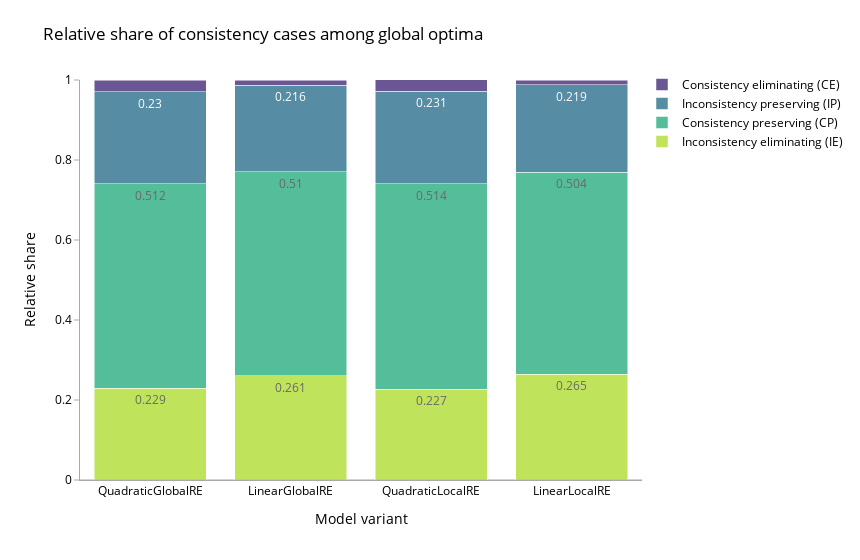
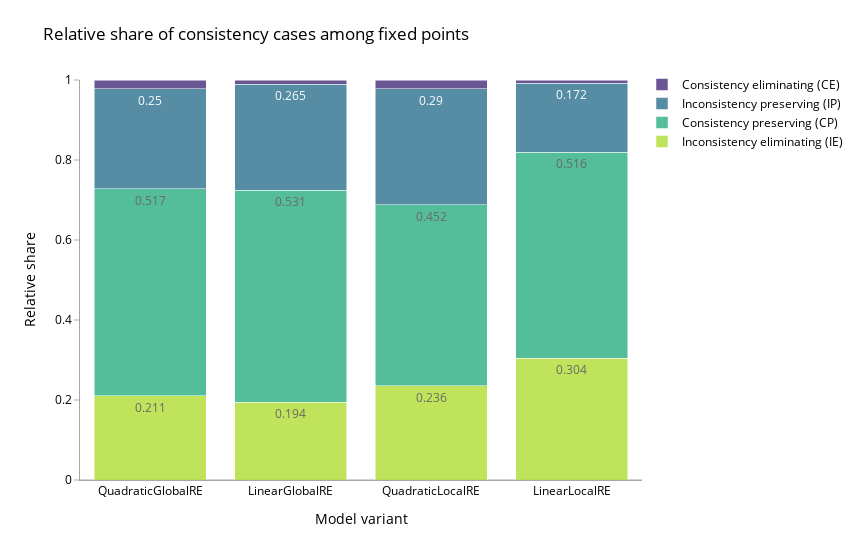

The notebook cell saved with these charts, in order:
### Code cell
barplot(go_result_df, "go")
barplot(fp_result_df, "fp")

### Figure 1 — Plotly figure (JSON) as saved in the notebook; plotly's stock layout.template omitted (floating-point values rounded to 4 significant figures)
{"data": [{"alignmentgroup": "True", "hovertemplate": "variable=rel_go_inconsistency_eliminating_case<br>model_name=%{x}<br>value=%{y}<extra></extra>", "legendgroup": "rel_go_inconsistency_eliminating_case", "marker": {"color": "#b0dd31", "pattern": {"shape": ""}}, "name": "Inconsistency eliminating (IE)", "offsetgroup": "rel_go_inconsistency_eliminating_case", "opacity": 0.8, "orientation": "v", "showlegend": true, "textposition": "auto", "texttemplate": "%{y}", "type": "bar", "x": ["QuadraticGlobalRE", "LinearGlobalRE", "QuadraticLocalRE", "LinearLocalRE"], "xaxis": "x", "y": [0.229, 0.261, 0.227, 0.265], "yaxis": "y"}, {"alignmentgroup": "True", "hovertemplate": "variable=rel_go_consistency_preserving_case<br>model_name=%{x}<br>value=%{y}<extra></extra>", "legendgroup": "rel_go_consistency_preserving_case", "marker": {"color": "#29ae80", "pattern": {"shape": ""}}, "name": "Consistency preserving (CP)", "offsetgroup": "rel_go_consistency_preserving_case", "opacity": 0.8, "orientation": "v", "showlegend": true, "textposition": "auto", "texttemplate": "%{y}", "type": "bar", "x": ["QuadraticGlobalRE", "LinearGlobalRE", "QuadraticLocalRE", "LinearLocalRE"], "xaxis": "x", "y": [0.512, 0.51, 0.514, 0.504], "yaxis": "y"}, {"alignmentgroup": "True", "hovertemplate": "variable=rel_go_inconsistency_preserving_case<br>model_name=%{x}<br>value=%{y}<extra></extra>", "legendgroup": "rel_go_inconsistency_preserving_case", "marker": {"color": "#2c718e", "pattern": {"shape": ""}}, "name": "Inconsistency preserving (IP)", "offsetgroup": "rel_go_inconsistency_preserving_case", "opacity": 0.8, "orientation": "v", "showlegend": true, "textposition": "auto", "texttemplate": "%{y}", "type": "bar", "x": ["QuadraticGlobalRE", "LinearGlobalRE", "QuadraticLocalRE", "LinearLocalRE"], "xaxis": "x", "y": [0.23, 0.216, 0.231, 0.219], "yaxis": "y"}, {"alignmentgroup": "True", "hovertemplate": "variable=rel_go_consistency_eliminating_case<br>model_name=%{x}<br>value=%{y}<extra></extra>", "legendgroup": "rel_go_consistency_eliminating_case", "marker": {"color": "#472c7a", "pattern": {"shape": ""}}, "name": "Consistency eliminating (CE)", "offsetgroup": "rel_go_consistency_eliminating_case", "opacity": 0.8, "orientation": "v", "showlegend": true, "textposition": "auto", "texttemplate": "%{y}", "type": "bar", "x": ["QuadraticGlobalRE", "LinearGlobalRE", "QuadraticLocalRE", "LinearLocalRE"], "xaxis": "x", "y": [0.029, 0.012, 0.029, 0.012], "yaxis": "y"}], "layout": {"barmode": "stack", "font": {"color": "black", "size": 12}, "legend": {"orientation": "v", "title": {"text": ""}, "tracegroupgap": 0, "traceorder": "reversed", "x": 1, "xanchor": "left", "y": 1.025}, "margin": {"t": 80}, "title": {"text": "Relative share of consistency cases among global optima"}, "width": 860, "xaxis": {"anchor": "y", "domain": [0, 1], "linecolor": "DarkGrey", "showgrid": false, "showticklabels": true, "title": {"text": "Model variant"}}, "yaxis": {"anchor": "x", "domain": [0, 1], "linecolor": "DarkGrey", "range": [0, 1], "showgrid": false, "tickcolor": "DarkGrey", "ticks": "outside", "title": {"text": "Relative share"}, "zeroline": true, "zerolinecolor": "DarkGrey", "zerolinewidth": 1}}}

### Figure 2 — Plotly figure (JSON) as saved in the notebook; plotly's stock layout.template omitted (floating-point values rounded to 4 significant figures)
{"data": [{"alignmentgroup": "True", "hovertemplate": "variable=rel_fp_inconsistency_eliminating_case<br>model_name=%{x}<br>value=%{y}<extra></extra>", "legendgroup": "rel_fp_inconsistency_eliminating_case", "marker": {"color": "#b0dd31", "pattern": {"shape": ""}}, "name": "Inconsistency eliminating (IE)", "offsetgroup": "rel_fp_inconsistency_eliminating_case", "opacity": 0.8, "orientation": "v", "showlegend": true, "textposition": "auto", "texttemplate": "%{y}", "type": "bar", "x": ["QuadraticGlobalRE", "LinearGlobalRE", "QuadraticLocalRE", "LinearLocalRE"], "xaxis": "x", "y": [0.211, 0.194, 0.236, 0.304], "yaxis": "y"}, {"alignmentgroup": "True", "hovertemplate": "variable=rel_fp_consistency_preserving_case<br>model_name=%{x}<br>value=%{y}<extra></extra>", "legendgroup": "rel_fp_consistency_preserving_case", "marker": {"color": "#29ae80", "pattern": {"shape": ""}}, "name": "Consistency preserving (CP)", "offsetgroup": "rel_fp_consistency_preserving_case", "opacity": 0.8, "orientation": "v", "showlegend": true, "textposition": "auto", "texttemplate": "%{y}", "type": "bar", "x": ["QuadraticGlobalRE", "LinearGlobalRE", "QuadraticLocalRE", "LinearLocalRE"], "xaxis": "x", "y": [0.517, 0.531, 0.452, 0.516], "yaxis": "y"}, {"alignmentgroup": "True", "hovertemplate": "variable=rel_fp_inconsistency_preserving_case<br>model_name=%{x}<br>value=%{y}<extra></extra>", "legendgroup": "rel_fp_inconsistency_preserving_case", "marker": {"color": "#2c718e", "pattern": {"shape": ""}}, "name": "Inconsistency preserving (IP)", "offsetgroup": "rel_fp_inconsistency_preserving_case", "opacity": 0.8, "orientation": "v", "showlegend": true, "textposition": "auto", "texttemplate": "%{y}", "type": "bar", "x": ["QuadraticGlobalRE", "LinearGlobalRE", "QuadraticLocalRE", "LinearLocalRE"], "xaxis": "x", "y": [0.25, 0.265, 0.29, 0.172], "yaxis": "y"}, {"alignmentgroup": "True", "hovertemplate": "variable=rel_fp_consistency_eliminating_case<br>model_name=%{x}<br>value=%{y}<extra></extra>", "legendgroup": "rel_fp_consistency_eliminating_case", "marker": {"color": "#472c7a", "pattern": {"shape": ""}}, "name": "Consistency eliminating (CE)", "offsetgroup": "rel_fp_consistency_eliminating_case", "opacity": 0.8, "orientation": "v", "showlegend": true, "textposition": "auto", "texttemplate": "%{y}", "type": "bar", "x": ["QuadraticGlobalRE", "LinearGlobalRE", "QuadraticLocalRE", "LinearLocalRE"], "xaxis": "x", "y": [0.022, 0.009, 0.021, 0.007], "yaxis": "y"}], "layout": {"barmode": "stack", "font": {"color": "black", "size": 12}, "legend": {"orientation": "v", "title": {"text": ""}, "tracegroupgap": 0, "traceorder": "reversed", "x": 1, "xanchor": "left", "y": 1.025}, "margin": {"t": 80}, "title": {"text": "Relative share of consistency cases among fixed points"}, "width": 860, "xaxis": {"anchor": "y", "domain": [0, 1], "linecolor": "DarkGrey", "showgrid": false, "showticklabels": true, "title": {"text": "Model variant"}}, "yaxis": {"anchor": "x", "domain": [0, 1], "linecolor": "DarkGrey", "range": [0, 1], "showgrid": false, "tickcolor": "DarkGrey", "ticks": "outside", "title": {"text": "Relative share"}, "zeroline": true, "zerolinecolor": "DarkGrey", "zerolinewidth": 1}}}
